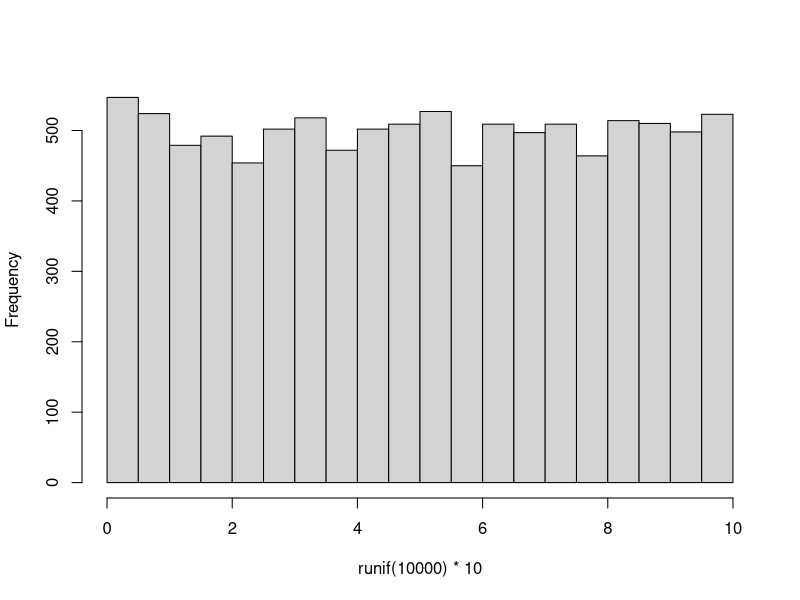
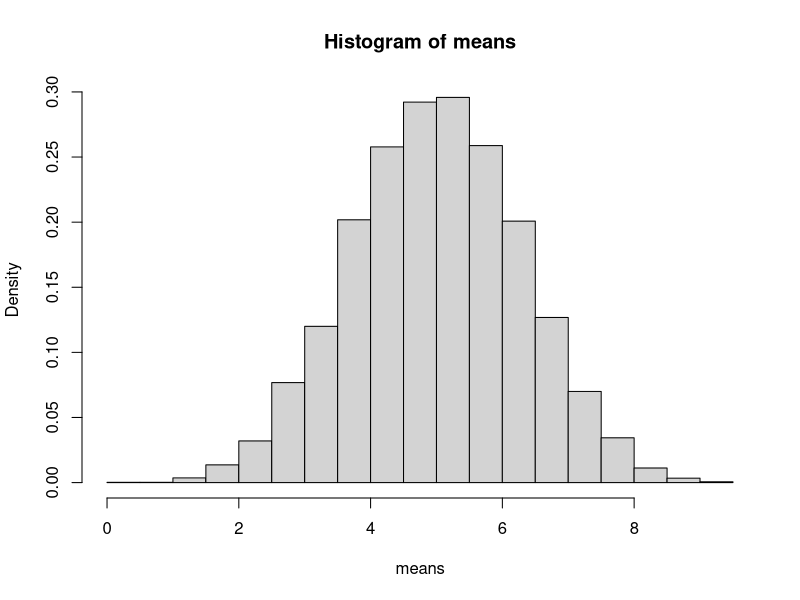

Write the R code that produced these figures, in order.
### Central limit Theorm Simulation ###

#uniform distribution : every number has equl probability
hist(runif(10000)*10,main="")
means <- numeric(10000)
for (i in 1:10000) {
means[i] <- mean(runif(5)*10)
}
hist(means,freq=FALSE)
mean(means)
sd(means)
xv <- seq(0.10,0.1)
yv <- dnorm(xv, mean=mean(means), sd=sd(means))
lines(xv,yv)

